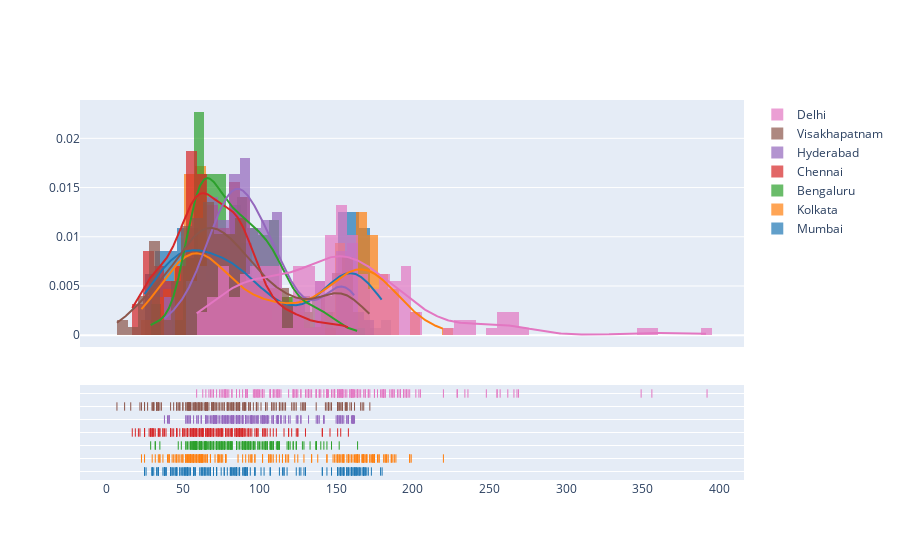

Here is the notebook cell this chart was saved with:
### Code cell
df=pd.read_csv('2020_7cities.csv')
city_list= ['Mumbai','Kolkata','Bengaluru','Chennai','Hyderabad','Visakhapatnam','Delhi',]
pollutant= ['co','so2','no2','o3','pm10','pm25']
df=df[df['Specie'].isin(['pm25'])]
#print(df)
med=[]
for i in city_list:
    df1=df[df.City == i]
    x=df1['median'].to_numpy()
    med.append(x)
hist_data=[med[0],med[1],med[2],med[3],med[4],med[5],med[6]]
fig = ff.create_distplot(hist_data,city_list, bin_size=7)
fig.show()

### Figure 1 — Plotly figure (JSON) as saved in the notebook; plotly's stock layout.template omitted (floating-point values rounded to 4 significant figures; data arrays with more than 128 entries replaced by an {"elided": "..."} marker saying what was removed)
{"data": [{"autobinx": false, "histnorm": "probability density", "legendgroup": "Mumbai", "marker": {"color": "rgb(31, 119, 180)"}, "name": "Mumbai", "opacity": 0.7, "type": "histogram", "x": {"elided": "183 int values"}, "xaxis": "x", "xbins": {"end": 180, "size": 7, "start": 25}, "yaxis": "y"}, {"autobinx": false, "histnorm": "probability density", "legendgroup": "Kolkata", "marker": {"color": "rgb(255, 127, 14)"}, "name": "Kolkata", "opacity": 0.7, "type": "histogram", "x": {"elided": "183 int values"}, "xaxis": "x", "xbins": {"end": 220, "size": 7, "start": 23}, "yaxis": "y"}, {"autobinx": false, "histnorm": "probability density", "legendgroup": "Bengaluru", "marker": {"color": "rgb(44, 160, 44)"}, "name": "Bengaluru", "opacity": 0.7, "type": "histogram", "x": {"elided": "183 int values"}, "xaxis": "x", "xbins": {"end": 164, "size": 7, "start": 29}, "yaxis": "y"}, {"autobinx": false, "histnorm": "probability density", "legendgroup": "Chennai", "marker": {"color": "rgb(214, 39, 40)"}, "name": "Chennai", "opacity": 0.7, "type": "histogram", "x": {"elided": "183 int values"}, "xaxis": "x", "xbins": {"end": 158, "size": 7, "start": 17}, "yaxis": "y"}, {"autobinx": false, "histnorm": "probability density", "legendgroup": "Hyderabad", "marker": {"color": "rgb(148, 103, 189)"}, "name": "Hyderabad", "opacity": 0.7, "type": "histogram", "x": {"elided": "183 int values"}, "xaxis": "x", "xbins": {"end": 162, "size": 7, "start": 38}, "yaxis": "y"}, {"autobinx": false, "histnorm": "probability density", "legendgroup": "Visakhapatnam", "marker": {"color": "rgb(140, 86, 75)"}, "name": "Visakhapatnam", "opacity": 0.7, "type": "histogram", "x": {"elided": "180 int values"}, "xaxis": "x", "xbins": {"end": 172, "size": 7, "start": 7}, "yaxis": "y"}, {"autobinx": false, "histnorm": "probability density", "legendgroup": "Delhi", "marker": {"color": "rgb(227, 119, 194)"}, "name": "Delhi", "opacity": 0.7, "type": "histogram", "x": {"elided": "183 int values"}, "xaxis": "x", "xbins": {"end": 392, "size": 7, "start": 59}, "yaxis": "y"}, {"legendgroup": "Mumbai", "marker": {"color": "rgb(31, 119, 180)"}, "mode": "lines", "name": "Mumbai", "showlegend": false, "type": "scatter", "x": {"elided": "500 float values"}, "xaxis": "x", "y": {"elided": "500 float values"}, "yaxis": "y"}, {"legendgroup": "Kolkata", "marker": {"color": "rgb(255, 127, 14)"}, "mode": "lines", "name": "Kolkata", "showlegend": false, "type": "scatter", "x": {"elided": "500 float values"}, "xaxis": "x", "y": {"elided": "500 float values"}, "yaxis": "y"}, {"legendgroup": "Bengaluru", "marker": {"color": "rgb(44, 160, 44)"}, "mode": "lines", "name": "Bengaluru", "showlegend": false, "type": "scatter", "x": {"elided": "500 float values"}, "xaxis": "x", "y": {"elided": "500 float values"}, "yaxis": "y"}, {"legendgroup": "Chennai", "marker": {"color": "rgb(214, 39, 40)"}, "mode": "lines", "name": "Chennai", "showlegend": false, "type": "scatter", "x": {"elided": "500 float values"}, "xaxis": "x", "y": {"elided": "500 float values"}, "yaxis": "y"}, {"legendgroup": "Hyderabad", "marker": {"color": "rgb(148, 103, 189)"}, "mode": "lines", "name": "Hyderabad", "showlegend": false, "type": "scatter", "x": {"elided": "500 float values"}, "xaxis": "x", "y": {"elided": "500 float values"}, "yaxis": "y"}, {"legendgroup": "Visakhapatnam", "marker": {"color": "rgb(140, 86, 75)"}, "mode": "lines", "name": "Visakhapatnam", "showlegend": false, "type": "scatter", "x": {"elided": "500 float values"}, "xaxis": "x", "y": {"elided": "500 float values"}, "yaxis": "y"}, {"legendgroup": "Delhi", "marker": {"color": "rgb(227, 119, 194)"}, "mode": "lines", "name": "Delhi", "showlegend": false, "type": "scatter", "x": {"elided": "500 float values"}, "xaxis": "x", "y": {"elided": "500 float values"}, "yaxis": "y"}, {"legendgroup": "Mumbai", "marker": {"color": "rgb(31, 119, 180)", "symbol": "line-ns-open"}, "mode": "markers", "name": "Mumbai", "showlegend": false, "type": "scatter", "x": {"elided": "183 int values"}, "xaxis": "x", "y": {"elided": "183 str values"}, "yaxis": "y2"}, {"legendgroup": "Kolkata", "marker": {"color": "rgb(255, 127, 14)", "symbol": "line-ns-open"}, "mode": "markers", "name": "Kolkata", "showlegend": false, "type": "scatter", "x": {"elided": "183 int values"}, "xaxis": "x", "y": {"elided": "183 str values"}, "yaxis": "y2"}, {"legendgroup": "Bengaluru", "marker": {"color": "rgb(44, 160, 44)", "symbol": "line-ns-open"}, "mode": "markers", "name": "Bengaluru", "showlegend": false, "type": "scatter", "x": {"elided": "183 int values"}, "xaxis": "x", "y": {"elided": "183 str values"}, "yaxis": "y2"}, {"legendgroup": "Chennai", "marker": {"color": "rgb(214, 39, 40)", "symbol": "line-ns-open"}, "mode": "markers", "name": "Chennai", "showlegend": false, "type": "scatter", "x": {"elided": "183 int values"}, "xaxis": "x", "y": {"elided": "183 str values"}, "yaxis": "y2"}, {"legendgroup": "Hyderabad", "marker": {"color": "rgb(148, 103, 189)", "symbol": "line-ns-open"}, "mode": "markers", "name": "Hyderabad", "showlegend": false, "type": "scatter", "x": {"elided": "183 int values"}, "xaxis": "x", "y": {"elided": "183 str values"}, "yaxis": "y2"}, {"legendgroup": "Visakhapatnam", "marker": {"color": "rgb(140, 86, 75)", "symbol": "line-ns-open"}, "mode": "markers", "name": "Visakhapatnam", "showlegend": false, "type": "scatter", "x": {"elided": "180 int values"}, "xaxis": "x", "y": {"elided": "180 str values"}, "yaxis": "y2"}, {"legendgroup": "Delhi", "marker": {"color": "rgb(227, 119, 194)", "symbol": "line-ns-open"}, "mode": "markers", "name": "Delhi", "showlegend": false, "type": "scatter", "x": {"elided": "183 int values"}, "xaxis": "x", "y": {"elided": "183 str values"}, "yaxis": "y2"}], "layout": {"barmode": "overlay", "hovermode": "closest", "legend": {"traceorder": "reversed"}, "xaxis": {"anchor": "y2", "domain": [0, 1], "zeroline": false}, "yaxis": {"anchor": "free", "domain": [0.35, 1], "position": 0}, "yaxis2": {"anchor": "x", "domain": [0, 0.25], "dtick": 1, "showticklabels": false}}}
